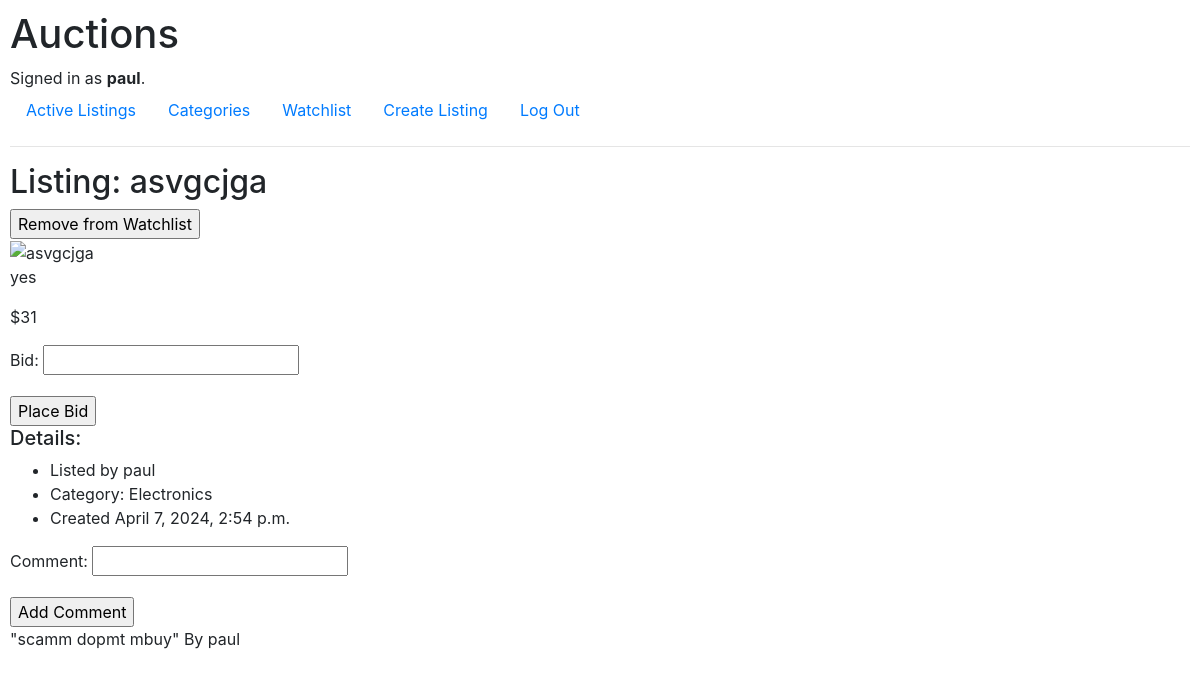
The page /listing/9/ (signed in) on the database its author committed.
### auctions/models.py (models this page shows, shortened)
class User(AbstractUser):
    pass

class AuctionListing(models.Model):
    id = models.BigAutoField(primary_key=True)
    auctioneer = models.ForeignKey(User, on_delete=models.CASCADE, related_name="listings", default=1)
    title = models.CharField(max_length=64)
    description = models.CharField(max_length=255)
    starting_bid = models.IntegerField()
    date_created = models.DateTimeField(auto_now_add=True)
    image_url = models.URLField(blank=True, null=True)
    category = models.ForeignKey(Category, on_delete=models.CASCADE, related_name="auctions")

class Category(models.Model):
    id = models.BigAutoField(primary_key=True)
    name = models.CharField(max_length=64)
    def __str__(self):
        return self.name

class Comment(models.Model):
    id = models.BigAutoField(primary_key=True)
    comment = models.CharField(max_length=255)
    commenter = models.ForeignKey(User, on_delete=models.CASCADE, related_name="comments_made")
    comment_time = models.DateTimeField(auto_now_add=True)
    auction = models.ForeignKey(AuctionListing, on_delete=models.CASCADE, related_name="comments")

### auctions/views.py (the view)
# urls.py: path("listing/<int:auction_id>/", views.listing_view, name="listing_view"),
def listing_view(request, auction_id):
    auction = AuctionListing.objects.get(pk=auction_id)
    if request.user.is_authenticated:
        is_in_watchlist = Watchlist.objects.filter(watchlist_user=request.user, watchlist_auction=auction).exists()
    else:
        is_in_watchlist = False
    current_bid = auction.bids.order_by('-bid').first()
    if current_bid:
        current_bid_price = current_bid.bid
    else:
        current_bid_price = 0
    return render(request, "auctions/listing_page.html", {
        "auction": auction,
        "is_in_watchlist": is_in_watchlist,
        "form": BidForm,
        "comment_form": CommentForm,
        "comments": auction.comments.all().order_by('-comment_time'),
        "current_bid": current_bid_price
    })

### auctions/templates/auctions/listing_page.html (shortened to what this page needs)
{% extends "auctions/layout.html" %}
{% block body %}
    <h2>Listing: {{ auction.title }}</h2>
    {% if user.is_authenticated %}
        {% if is_in_watchlist %}
            <form action="{% url 'toggle_watchlist' auction.id %}" method="POST">
                <input type="submit" value="Remove from Watchlist">
            </form>
        {% else %}
            <form action="{% url 'toggle_watchlist' auction.id %}" method="POST">
                {% csrf_token %}
                <input type="submit" value="Add from Watchlist">
            </form>
        {% endif %}
    {% endif %}
    <div>
        <img src="{{ auction.image_url }}" alt="{{ auction.title }}" style="width: 20%; height: 20%;">
    </div>
    <div>
        <p>{{ auction.description }}</p>
        {% if current_bid %}
            <p>${{ current_bid }}</p>
        {% else %}
            <p>${{ auction.starting_bid }}</p>
        {% endif %}
        <form action="{% url 'place_bid' auction.id %}" method="POST">
            {{ form.as_p }}
            <input type="submit" value="Place Bid">
        </form>
        <h5>Details:</h5>
        <ul>
            <li>Listed by {{ auction.auctioneer }}</li>
            <li>Category: {{ auction.category }}</li>
            <li>Created {{ auction.date_created }}</li>
        </ul>
    </div>
    <div>
        <form action="{% url 'add_comment' auction.id %}" method="POST">
            {{ comment_form.as_p }}
            <input type="submit" value="Add Comment">
        </form>
        <div>
            {% if comments %}
                {% for comment in comments %}
                    <div>
                        <p>"{{ comment.comment }}" By {{ comment.commenter }}</p>
                    </div>
                {% endfor %}
            {% endif %}
        </div>
    </div>
{% endblock %}

### auctions/templates/auctions/layout.html (shortened to what this page needs)
{% load static %}
<!DOCTYPE html>
<html lang="en">
    <head>
        <link rel="stylesheet" href="https://stackpath.bootstrapcdn.com/bootstrap/4.4.1/css/bootstrap.min.css">
        <link href="{% static 'auctions/styles.css' %}" rel="stylesheet">
    </head>
    <body>
        <h1>Auctions</h1>
        <div>
            {% if user.is_authenticated %}
                Signed in as <strong>{{ user.username }}</strong>.
            {% else %}
                Not signed in.
            {% endif %}
        </div>
        <ul class="nav">
            <li class="nav-item">
                <a class="nav-link" href="{% url 'index' %}">Active Listings</a>
            </li>
            {% if user.is_authenticated %}
                <li class="nav-item">
                    <a class="nav-link" href="">Categories</a>
                </li>
                <li class="nav-item">
                    <a class="nav-link" href="{% url 'watchlist_view' %}">Watchlist</a>
                </li>
                <li class="nav-item">
                    <a class="nav-link" href="{% url 'create_listing' %}">Create Listing</a>
                </li>
                <li class="nav-item">
                    <a class="nav-link" href="{% url 'logout' %}">Log Out</a>
                </li>
            {% endif %}
        </ul>
        <hr>
        {% block body %}
        {% endblock %}
    </body>
</html>

### auctions/static/auctions/styles.css (style rules this page uses)
body { padding: 10px; }

### rows shown on the page
User: username "paul"
AuctionListing: title "asvgcjga", description "yes", auctioneer "paul", category "Electronics", date_created "April 7, 2024, 2:54 p.m."
Comment: comment "scamm dopmt mbuy", commenter "paul"

### other values the page prints
{{ current_bid }} "31"
